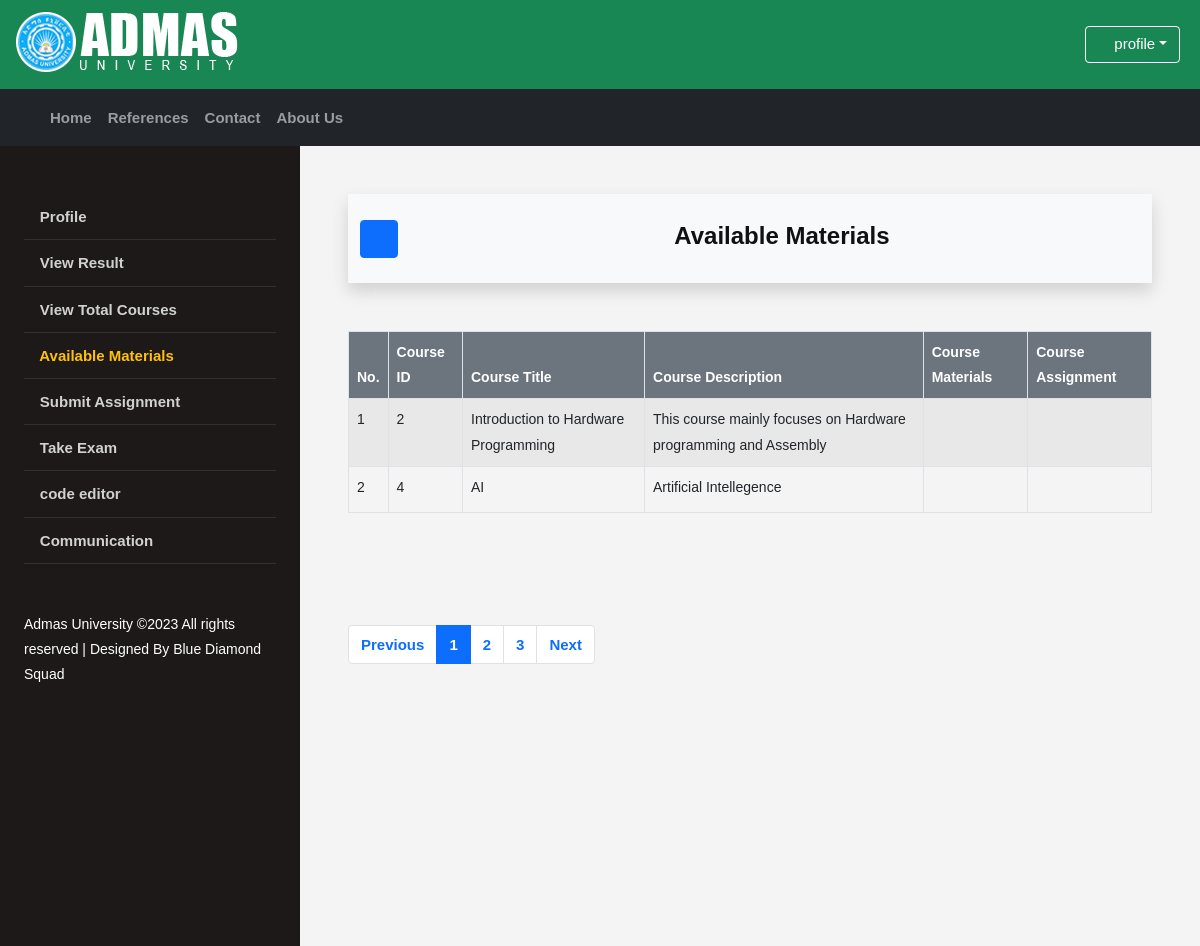
/_students/s_available_materials.php?id=2 (signed in), run on the app's committed database.
### tables this page shows
CREATE TABLE `class` (
  `class_id` int(255) NOT NULL,
  `class_title` varchar(255) NOT NULL,
  `class_desc` varchar(255) NOT NULL,
  `teacher_id` int(255) NOT NULL,
  `material` varchar(255) NOT NULL,
  `assignment` varchar(255) NOT NULL,
  `exam` varchar(255) NOT NULL
);

### _students/s_available_materials.php (the view, shortened to what this page needs)
<?php
$temp_student_id = "";
if(isset($_REQUEST['id'])){
    $temp_student_id = intval($_REQUEST['id']);
}
?>
<!DOCTYPE html>
<html lang="en-us" dir="ltr">
    <head>
        <link rel="stylesheet" type="text/css" href="../icon/svg-with-js/css/fa-svg-with-js.css">
        <link rel="stylesheet" type="text/css" href="../css/bootstrap.min.css">
        <link rel="stylesheet" type="text/css" href="../css/style.css">
  </head>
  <body>
    <header id="top-header" class="bg-success">
        <div class="top-tol">
            <ul>
                <div id="logo">
                    <a><img src="../images/Logoo.png" alt="admas university e-learning managment system logo" title="AU e-learning management"></a>
                </div>
                <div class="dropdown myac">
                    <a id="a1" class="btn btn-outline-info dropdown-toggle" href="#" role="button" id="dpMLink" data-bs-toggle="dropdown" aria-expanded="false"><i class="fas fa-user-circle"></i>&nbsp;<label>profile</label></a>
                </div>
            </ul>
        </div>
    </header>
    <nav class="navbar navbar-expand-md bg-dark navbar-dark" style="margin-bottom: 0px;">
        <div class="container">
            <div class="collapse navbar-collapse" id="navbarContent">
                <ul class="navbar-nav me-auto mb-2 mb-lg-0">
                    <li class="nav-item"><a href="../index.html" class="nav-link">Home</a></li>
                    <li class="nav-item"><a href="../reference.html" class="nav-link">References</a></li>
                    <li class="nav-item"><a href="../contact.html" class="nav-link">Contact</a></li>
                    <li class="nav-item"><a href="../about.html" class="nav-link">About Us</a></li>
                </ul>
            </div>
        </div>
    </nav>
    <div class="wrapper d-flex align-items-stretch">
        <nav id="sidebar">
                <div class="p-4 pt-5">
                    <ul class="list-unstyled components mb-5">
                    <li><a href="students.php"  ><i class="fas fa-street-view"></i> Profile</a></li>
                       <li><a href="s_view_result.php?id=<?php echo  $temp_student_id ?>" ><i class="fas fa-street-view"></i> View Result</a></li>
        	           <li><a href="s_view_courses.php?id=<?php echo  $temp_student_id ?>"><i class="fas fa-eye"></i> View Total Courses</a></li>
                       <li><a href="s_available_materials.php?id=<?php echo  $temp_student_id ?>" class="text-warning"><i class="fas fa-shopping-basket"></i> Available Materials</a></li>
                       <li><a href="s_submit_assignment.php?id=<?php echo  $temp_student_id ?>"><i class="fas fa-file-export"></i> Submit Assignment</a></li>
                       <li><a href="s_take_exam.php?id=<?php echo  $temp_student_id ?>"><i class="fas fa-file-import"></i> Take Exam</a></li>
                        <li><a href="s_code_editor.html"><i class="fas fa-code"></i> code editor</a></li>
                       <li><a href="sc_communication.html"><i class="fas fa-comments"></i> Communication</a></li>
                    </ul>
                    <div class="footer">
                        Admas University &copy;<script>document.write(new Date().getFullYear());</script> All rights reserved | Designed By Blue Diamond Squad
                   </div>
               </div>
           </nav>
            <div id="content" class="p-4 p-md-5">
                <nav class="navbar navbar-expand-lg navbar-light bg-light shadow">
                    <div class="container">
                        <button type="button" id="sidebarCollapse" class="btn btn-primary">
                            <i class="fas fa-bars"></i>
                        </button>
                        <div class="container">
                            <div class="row align-items-center justify-content-center">
                                <div class="col-md-6 text-center">
                                    <div class="card bg-light col-md mt-1" style="border-style: none;">
                                        <div class="card-body">
                                            <h4 class="card-title"><i class="fas fa-street-view"></i> <strong> Available Materials</strong></h4>
                                        </div>
                                    </div>
                                </div>
                            </div>
                        </div>
                    </div>
                </nav>
                <section class="mt-5">
                    <div class="">
                        <div class="row">
                            <div class="col-md">
                                <div class="row">
                                    <div class="col-md-12 mb-5">
                                        <table class="table table-bordered table-striped table-hover">
                                            <thead class="bg-secondary text-white">
                                                    <th>No.</th>
                                                    <th>Course ID</th>
                                                    <th>Course Title</th>
                                                    <th>Course Description</th>
                                                    <th>Course Materials</th>
                                                    <th>Course Assignment</th>
                                            </thead>
                                            <tbody>
                                                <?php
                                                include '../my_funcs.php';
                                                    if(isset($_REQUEST['id'])){
                                                        $student_id = intval($_REQUEST['id']);
                                                        $student_class = array();
                                                        $q_assign = "SELECT * FROM assign WHERE student_id = '$student_id'";
                                                        $q_assign_result = mysqli_query($con,$q_assign);
                                                        $number = 1;
                                                        while ($r = mysqli_fetch_assoc($q_assign_result )){
                                                            $student_class['assign_id'] = $r['assign_id'];
                                                            $student_class['class_id'] = $r['class_id'];
                                                            $temp_class_id = $student_class['class_id'];
                                                            $q = "SELECT * FROM class WHERE class_id = '$temp_class_id'";
                                                            $q_result = mysqli_query($con,$q);
                                                            while($row = mysqli_fetch_assoc($q_result)){
                                                                printf("<tr> <td>%d</td> <td>%s</td> <td>%s</td> <td>%s</td> ",
                                                                $number,
                                                                $row['class_id'],
                                                                htmlspecialchars($row['class_title']),
                                                                htmlspecialchars($row['class_desc'])
                                                                );
                                                                ?>
                                                                <td class="text-center h4">
                                                                    <a href="s_download_material.php?id=<?php echo $row['class_id']; ?>"><i class="fas fa-download px-3"></i></a>
                                                                </td>
                                                                <td class="text-center h4">
                                                                    <a href="s_download_assignment.php?id=<?php echo $row['class_id']; ?>"><i class="fas fa-download px-3"></i></a>
                                                                </td>
                                                                <?php
                                                            }
                                                            echo "</tr>";
                                                            $number++;
                                                        }}
                                                    ?>
                                            </tbody>
                                        </table>
                                    </div>
                                </div>
                                <div class="mt-5 pagination">
                                    <nav aria-label="Page navigation example">
                                        <ul class="pagination justify-content-end">
                                            <li class="page-item"><a class="page-link text-primary" href="#">Previous</a></li>
                                            <li class="page-item active"><a class="page-link text-white" href="#">1</a></li>
                                            <li class="page-item"><a class="page-link text-primary" href="#">2</a></li>
                                            <li class="page-item"><a class="page-link text-primary" href="#">3</a></li>
                                            <li class="page-item"><a class="page-link text-primary" href="#">Next</a></li>
                                        </ul>
                                    </nav>
                                </div>
                             </div>
                        </div>
                    </div>
                </section>
        </div>
    </div>
  </body>
</html>

### css/style.css (style rules this page uses)
* { margin: 0px; padding: 0px; }
body { display: flex; flex-direction: column; font-family: "Verdana", "Arial", "Helvetica",serif, sans-serif; font-size: 14px; line-height: 1.8em; color: #111; background-color: #f4f4f4; }
a:any-link { text-decoration: none; color: blueviolet; }
#top-header { line-height: 70px; background-color: #0aa8f2; }
#top-header #logo img { margin-top: 10px; margin-right: 10px; margin-left: -20px; }
#top-header ul { list-style: none; }
#top-header .myac { float: right; margin-top: -65px; margin-right: 20px; }
#top-header .myac #a1 { text-decoration: none; color: white; border: 1px solid white; font-size: 15px;" }
nav ul li a { font-size: 15px; font-weight: bold; }
#sidebar { min-width: 300px; max-width: 300px; background: #1d1919; color: #fff; -webkit-transition: all 0.3s; -o-transition: all 0.3s; transition: all 0.3s; }
#sidebar ul.components { padding: 0; }
#sidebar ul li { font-size: 16px; }
#sidebar ul li a { padding: 10px 0; display: block; color: rgba(255, 255, 255, 0.8); border-bottom: 1px solid rgba(255, 255, 255, 0.1); }
img { vertical-align: middle; border-style: none; }
img { page-break-inside: avoid; }
#content { width: 100%; padding: 0; min-height: 100vh; -webkit-transition: all 0.3s; -o-transition: all 0.3s; transition: all 0.3s; }

### data on the page
class: class_id "2", class_title "Introduction to Hardware Programming", class_desc "This course mainly focuses on Hardware programming and Assembly"
class: class_id "4", class_title "AI", class_desc "Artificial Intellegence"
